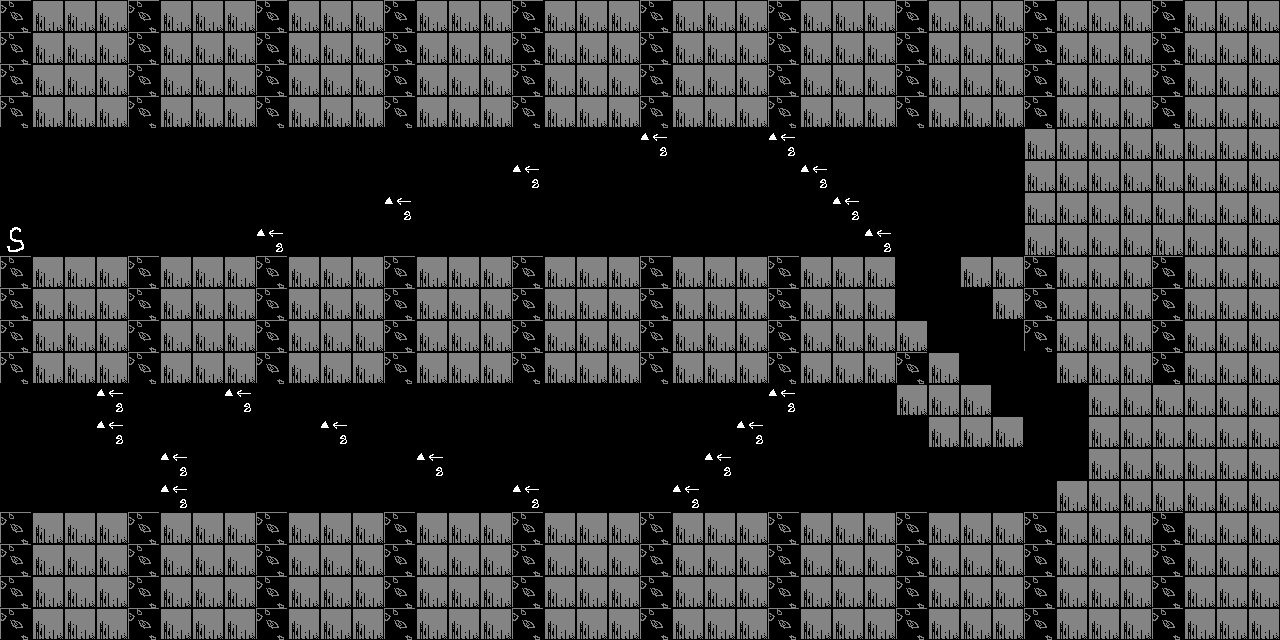

This game map was drawn from its Tiled (.tmx) file and the tilesets committed beside it. A one-line description and the trimmed map source follow:
An orthogonal 40x20 tile map with 32x32 px tiles, 2 tile layers (ground, chara).

<map version="1.0" orientation="orthogonal" width="40" height="20" tilewidth="32" tileheight="32">
 <tileset firstgid="1" name="map" tilewidth="32" tileheight="32">
  <image source="map.png" trans="ff00ff" width="256" height="256" />
  <terraintypes>
   <terrain name="�������Ϸ�" tile="-1" />
  </terraintypes>
 </tileset>
 <layer name="ground" width="40" height="20">
  <data>[800 cells, 532 non-empty, 2 distinct tile ids]</data>
 </layer>
 <layer name="chara" width="40" height="20">
  <data>[800 cells, 21 non-empty, 2 distinct tile ids]</data>
 </layer>
</map>
